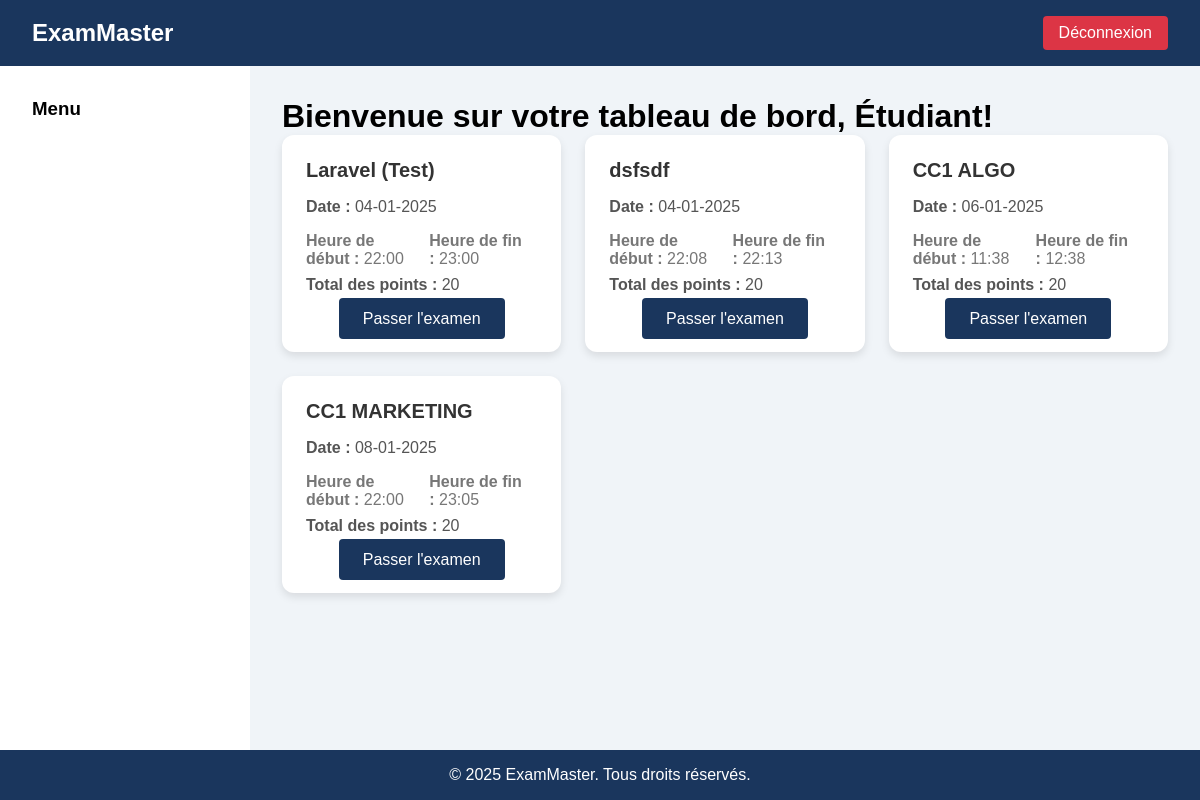
Page /etudiant/dashboard.php (signed in) on the earlier database version.
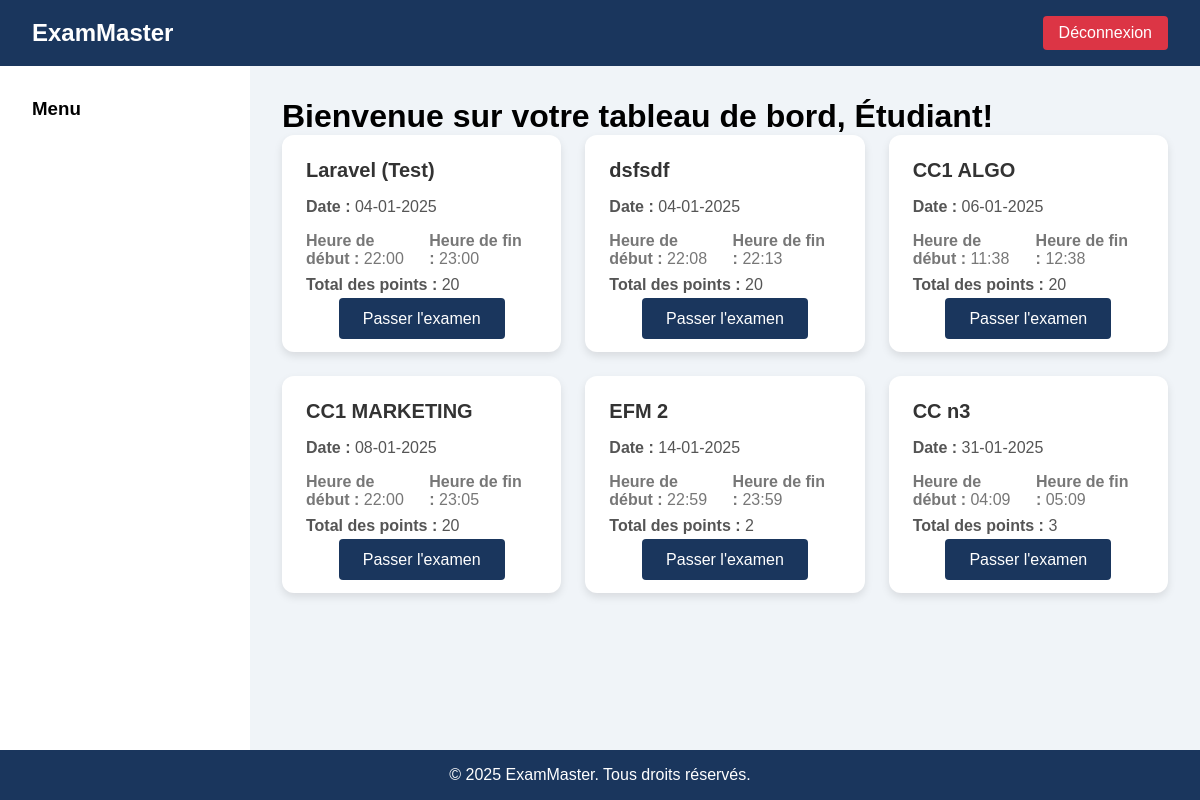
Same page on the later database version.
### tables this page shows
CREATE TABLE `exams` (
  `id` int(11) NOT NULL,
  `title` varchar(255) NOT NULL,
  `subject_id` int(11) NOT NULL,
  `class_id` int(11) NOT NULL,
  `teacher_id` int(11) NOT NULL,
  `duration` int(11) NOT NULL,
  `total_points` int(11) DEFAULT 0,
  `exam_date` datetime DEFAULT current_timestamp(),
  `start_time` time NOT NULL,
  `end_time` time NOT NULL,
  `instructions` text DEFAULT NULL,
  `status` enum('draft','published','completed') DEFAULT 'draft',
  `created_at` timestamp NULL DEFAULT current_timestamp(),
  `updated_at` timestamp NULL DEFAULT current_timestamp() ON UPDATE current_timestamp()
);

### etudiant/dashboard.php (the view, shortened to what this page needs)
<?php
require '../config/connection.php';
$queryClasses = $conn->prepare("SELECT cs.class_id
                               FROM class_student cs
                               WHERE cs.student_id = ?");
$queryClasses->execute([4]);
$classes = $queryClasses->fetchAll(PDO::FETCH_COLUMN);
if ($classes) {
    $classIds = implode(",", $classes);
    $queryExams = $conn->prepare("SELECT e.id, e.title, e.exam_date, e.start_time, e.end_time, e.total_points
                                 FROM exams e
                                 WHERE e.class_id IN ($classIds) AND e.status = 'published'");
    $queryExams->execute();
    $exams = $queryExams->fetchAll(PDO::FETCH_ASSOC);
} else {
    $exams = [];
}
?>
<!DOCTYPE html>
<html lang="fr">
<head>
</head>
<body>
    <nav class="navbar">
        <div class="nav-brand">ExamMaster</div>
        <a href="../auth/logout.php" class="deconnexion-btn">Déconnexion</a>
    </nav>
    <div class="container">
        <div class="sidebar">
            <h3>Menu</h3>
        </div>
        <div class="main-content">
            <h1>Bienvenue sur votre tableau de bord, Étudiant!</h1>
            <?php if (!empty($exams)): ?>
                <div class="card-grid">
                    <?php foreach ($exams as $exam): ?>
                        <div class="exam-card">
                            <h3><?php echo htmlspecialchars($exam['title']); ?></h3>
                            <p><strong>Date :</strong> <?php echo date('d-m-Y', strtotime($exam['exam_date'])); ?></p>
                            <div class="exam-info">
                                <div><strong>Heure de début :</strong> <?php echo date('H:i', strtotime($exam['start_time'])); ?></div>
                                <div><strong>Heure de fin :</strong> <?php echo date('H:i', strtotime($exam['end_time'])); ?></div>
                            </div>
                            <p><strong>Total des points :</strong> <?php echo $exam['total_points']; ?></p>
                            <div class="exam-actions">
                                <a href="" class="exam-button">Passer l'examen</a>
                            </div>
                        </div>
                    <?php endforeach; ?>
                </div>
            <?php else: ?>
                <p>Aucun examen à venir.</p>
            <?php endif; ?>
        </div>
    </div>
    <div class="footer">
        <p>&copy; 2025 ExamMaster. Tous droits réservés.</p>
    </div>
</body>
</html>

Differences in the rows shown:
added exams: title "EFM 2", exam_date "14-01-2025", start_time "22:59", end_time "23:59", total_points "2"
added exams: title "CC n3", exam_date "31-01-2025", start_time "04:09", end_time "05:09", total_points "3"
